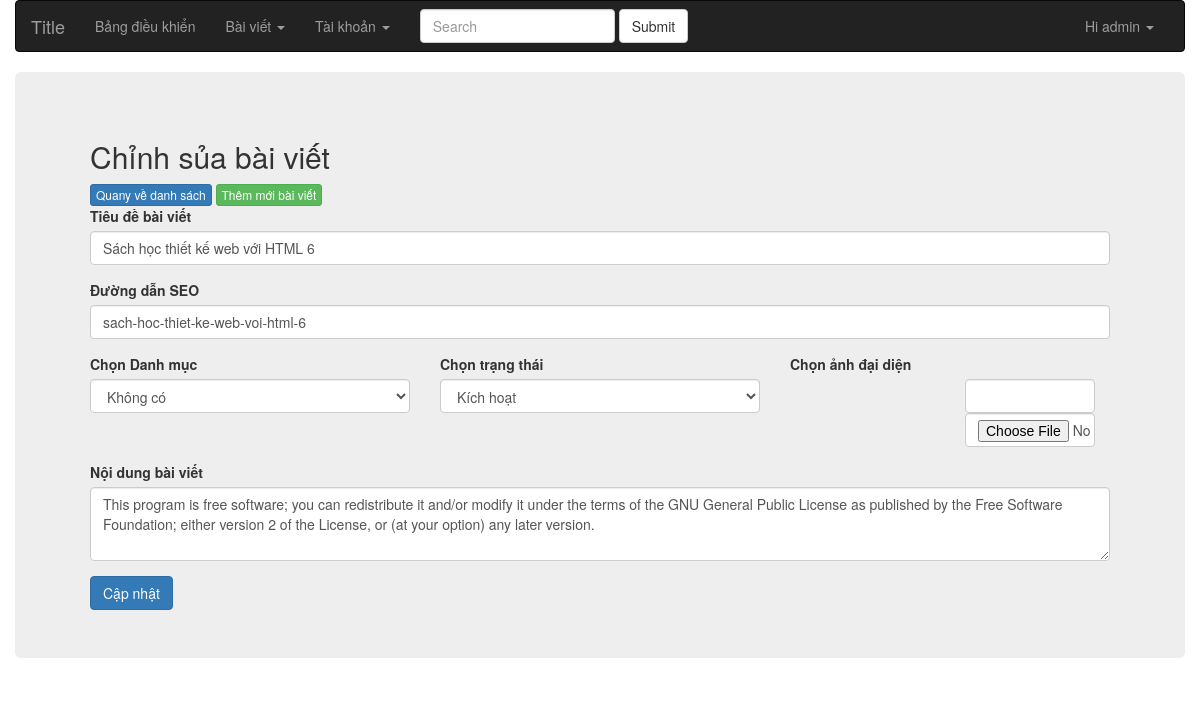
Page /admin/index.php?r=post/edit&id=5 (signed in) on the committed database.
### tables this page shows
CREATE TABLE `post` (
  `id` int(11) NOT NULL,
  `cate` int(11) DEFAULT NULL,
  `title` varchar(255) NOT NULL,
  `slug` varchar(255) NOT NULL,
  `image` varchar(255) DEFAULT NULL,
  `content` longtext,
  `actived` smallint(6) NOT NULL
);

### librs/Database.php (called while the page is built, shortened)
<?php
try {
   $db = new PDO('mysql:host='.HOST.';dbname='.DB_NAME, DB_USER, DB_PASS);
   $db->setAttribute(PDO::ATTR_ERRMODE, PDO::ERRMODE_EXCEPTION);
   $db->exec("set names utf8");
	function getOne($table,$where){
		global $db;
		$datawhere = "Where ";
		$and = (count($where) ==1 ) ? '' : ' AND ';
		foreach($where as $wk => $wval){
			$datawhere .= $wk."='".$wval."'".$and;
		}
		$datawhere = rtrim($datawhere,' AND');
	   	$sql = "SELECT * FROM $table $datawhere LIMIT 1";
	   	$stmt = $db->prepare($sql);
	   	$stmt->execute();
	    $stmt->setFetchMode(PDO::FETCH_ASSOC);
	   	return $stmt->fetch();
	}
} catch (PDOException $e) {
    die( "Error!: " . $e->getMessage());
}
?>

### admin/index.php (called while the page is built, shortened)
<?php
require_once 'header.php';
	load_template_admin();
require_once 'footer.php';
?>

### admin/modules/post/edit.php (the view, shortened to what this page needs)
<?php
if(isset($_GET['id']) && getOne('post',['id'=>$_GET['id']])) :
	$datap = getOne('post',['id'=>$_GET['id']]);
?>
<div class="jumbotron">
	<div class="container">
		<h2>Chỉnh sủa bài viết</h2>
	<form action="" method="POST" role="form" enctype="multipart/form-data">
			<div class="form-group">
				<label for="">Tiêu đề bài viết</label>
				<input type="text" class="form-control" name="title" placeholder="Nhập tên bài viết" value="<?php echo $datap['title']; ?>">
			</div>
			<div class="form-group">
				<label for="">Đường dẫn SEO</label>
				<input type="text" class="form-control" name="slug" placeholder="Đường dẫn tối ưu seo google" value="<?php echo $datap['slug']; ?>">
			</div>
			<div class="row">
				<div class="col-md-4">
					<label for="">Chọn Danh mục</label>
					<select name="cate" id="input" class="form-control" >
						<option value="">Không có</option>
					</select>
				</div>
				<div class="col-md-4">
					<label for="">Chọn trạng thái</label>
					<select name="actived" id="input" class="form-control">
						<option value="1" <?php if($datap['actived'] == 1) echo 'selected'; ?>>Kích hoạt</option>
					</select>
				</div>
				<div class="col-md-4">
					<label for="">Chọn ảnh đại diện</label>
					<div class="form-group col-md-6">
					</div>
					<div class="form-group col-md-6">
					<input type="text" class="form-control" name="post-image">
					<input type="file" class="form-control" name="image" placeholder="Đwuongf dẫn tối ưu seo google" id="myFile">
					</div>
				</div>
			</div>
			<div class="form-group">
				<label for="">Nội dung bài viết</label>
				<textarea name="content" id="content" class="form-control" rows="3" ><?php echo $datap['content']; ?></textarea>
			</div>
			<button type="submit" name='submit' class="btn btn-primary">Cập nhật</button>
		</form>
	</div>
</div>
<?php endif; ?>

### rows in the picture
post: title "Sách học thiết kế web với HTML 6", slug "sach-hoc-thiet-ke-web-voi-html-6", actived "Kích hoạt", content "This program is free software; you can redistribute it and/or modify it under the terms of the GNU General Public License as published by the Free Software Foundation; either version 2 of the License, or (at your option) any later version."

### other values in the picture
$label "Bảng điều khiển Quany về danh sách Thêm mới bài viết"
$_SESSION['userInfo']['username'] "admin"
